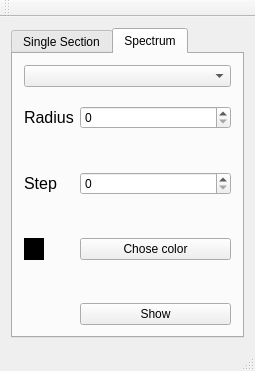
<?xml version="1.0" encoding="UTF-8"?>
<ui version="4.0">
 <class>MainWindow</class>
 <widget class="QMainWindow" name="MainWindow">
  <property name="geometry">
   <rect>
    <x>0</x>
    <y>0</y>
    <width>255</width>
    <height>371</height>
   </rect>
  </property>
  <property name="windowTitle">
   <string>MainWindow</string>
  </property>
  <widget class="QWidget" name="centralWidget">
   <layout class="QVBoxLayout" name="verticalLayout">
    <item>
     <widget class="QTabWidget" name="tabWidget">
      <property name="tabShape">
       <enum>QTabWidget::Rounded</enum>
      </property>
      <property name="currentIndex">
       <number>1</number>
      </property>
      <property name="elideMode">
       <enum>Qt::ElideNone</enum>
      </property>
      <widget class="QWidget" name="Single">
       <attribute name="title">
        <string>Single Section</string>
       </attribute>
       <layout class="QVBoxLayout" name="verticalLayout_2">
        <item>
         <layout class="QFormLayout" name="formLayout">
          <item row="0" column="0">
           <widget class="QLabel" name="label_xs">
            <property name="font">
             <font>
              <pointsize>12</pointsize>
             </font>
            </property>
            <property name="text">
             <string>Xs</string>
            </property>
           </widget>
          </item>
          <item row="0" column="1">
           <widget class="QSpinBox" name="spin_box_xs">
            <property name="maximum">
             <number>1000</number>
            </property>
           </widget>
          </item>
          <item row="1" column="0">
           <widget class="QLabel" name="label_ys">
            <property name="font">
             <font>
              <pointsize>12</pointsize>
             </font>
            </property>
            <property name="text">
             <string>Ys</string>
            </property>
           </widget>
          </item>
          <item row="1" column="1">
           <widget class="QSpinBox" name="spin_box_ys"/>
          </item>
          <item row="3" column="0">
           <widget class="QLabel" name="label_xe">
            <property name="font">
             <font>
              <pointsize>12</pointsize>
             </font>
            </property>
            <property name="text">
             <string>Xe</string>
            </property>
           </widget>
          </item>
          <item row="3" column="1">
           <widget class="QSpinBox" name="spin_box_xe"/>
          </item>
          <item row="4" column="0">
           <widget class="QLabel" name="label_ye">
            <property name="font">
             <font>
              <pointsize>12</pointsize>
             </font>
            </property>
            <property name="text">
             <string>Ye</string>
            </property>
           </widget>
          </item>
          <item row="4" column="1">
           <widget class="QSpinBox" name="spin_box_ye"/>
          </item>
          <item row="5" column="1">
           <spacer name="verticalSpacer_2">
            <property name="orientation">
             <enum>Qt::Vertical</enum>
            </property>
            <property name="sizeHint" stdset="0">
             <size>
              <width>20</width>
              <height>40</height>
             </size>
            </property>
           </spacer>
          </item>
          <item row="6" column="1">
           <widget class="QComboBox" name="combobox_alg_single"/>
          </item>
          <item row="7" column="1">
           <spacer name="verticalSpacer_3">
            <property name="orientation">
             <enum>Qt::Vertical</enum>
            </property>
            <property name="sizeHint" stdset="0">
             <size>
              <width>20</width>
              <height>40</height>
             </size>
            </property>
           </spacer>
          </item>
          <item row="8" column="0">
           <widget class="QWidget" name="widget_color" native="true">
            <property name="minimumSize">
             <size>
              <width>20</width>
              <height>20</height>
             </size>
            </property>
            <property name="styleSheet">
             <string notr="true">background-color: black</string>
            </property>
           </widget>
          </item>
          <item row="8" column="1">
           <widget class="QPushButton" name="colorButton">
            <property name="text">
             <string>Chose color</string>
            </property>
           </widget>
          </item>
          <item row="9" column="1">
           <spacer name="verticalSpacer_4">
            <property name="orientation">
             <enum>Qt::Vertical</enum>
            </property>
            <property name="sizeHint" stdset="0">
             <size>
              <width>20</width>
              <height>40</height>
             </size>
            </property>
           </spacer>
          </item>
          <item row="10" column="1">
           <widget class="QPushButton" name="showButton">
            <property name="text">
             <string>Show</string>
            </property>
           </widget>
          </item>
          <item row="2" column="1">
           <spacer name="verticalSpacer">
            <property name="orientation">
             <enum>Qt::Vertical</enum>
            </property>
            <property name="sizeHint" stdset="0">
             <size>
              <width>10</width>
              <height>40</height>
             </size>
            </property>
           </spacer>
          </item>
         </layout>
        </item>
       </layout>
      </widget>
      <widget class="QWidget" name="Spectrum">
       <attribute name="title">
        <string>Spectrum</string>
       </attribute>
       <layout class="QVBoxLayout" name="verticalLayout_3">
        <item>
         <widget class="QComboBox" name="combobox_alg_spec"/>
        </item>
        <item>
         <spacer name="verticalSpacer_5">
          <property name="orientation">
           <enum>Qt::Vertical</enum>
          </property>
          <property name="sizeHint" stdset="0">
           <size>
            <width>20</width>
            <height>40</height>
           </size>
          </property>
         </spacer>
        </item>
        <item>
         <layout class="QFormLayout" name="formLayout_3">
          <item row="0" column="0">
           <widget class="QLabel" name="label_length">
            <property name="font">
             <font>
              <pointsize>12</pointsize>
             </font>
            </property>
            <property name="text">
             <string>Radius</string>
            </property>
           </widget>
          </item>
          <item row="0" column="1">
           <widget class="QSpinBox" name="spin_box_len"/>
          </item>
          <item row="2" column="0">
           <widget class="QLabel" name="label_step">
            <property name="font">
             <font>
              <pointsize>12</pointsize>
             </font>
            </property>
            <property name="text">
             <string>Step</string>
            </property>
           </widget>
          </item>
          <item row="2" column="1">
           <widget class="QSpinBox" name="spin_box_step"/>
          </item>
          <item row="1" column="1">
           <spacer name="verticalSpacer_6">
            <property name="orientation">
             <enum>Qt::Vertical</enum>
            </property>
            <property name="sizeHint" stdset="0">
             <size>
              <width>20</width>
              <height>40</height>
             </size>
            </property>
           </spacer>
          </item>
          <item row="6" column="1">
           <widget class="QPushButton" name="button_draw_spec">
            <property name="text">
             <string>Show</string>
            </property>
           </widget>
          </item>
          <item row="5" column="1">
           <spacer name="verticalSpacer_7">
            <property name="orientation">
             <enum>Qt::Vertical</enum>
            </property>
            <property name="sizeHint" stdset="0">
             <size>
              <width>20</width>
              <height>40</height>
             </size>
            </property>
           </spacer>
          </item>
          <item row="4" column="1">
           <widget class="QPushButton" name="button_chose_spec_color">
            <property name="text">
             <string>Chose color</string>
            </property>
           </widget>
          </item>
          <item row="4" column="0">
           <widget class="QWidget" name="widget_spec_color" native="true">
            <property name="minimumSize">
             <size>
              <width>20</width>
              <height>20</height>
             </size>
            </property>
            <property name="styleSheet">
             <string notr="true">background-color: black</string>
            </property>
           </widget>
          </item>
          <item row="3" column="1">
           <spacer name="verticalSpacer_8">
            <property name="orientation">
             <enum>Qt::Vertical</enum>
            </property>
            <property name="sizeHint" stdset="0">
             <size>
              <width>20</width>
              <height>40</height>
             </size>
            </property>
           </spacer>
          </item>
         </layout>
        </item>
       </layout>
      </widget>
     </widget>
    </item>
   </layout>
  </widget>
  <widget class="QMenuBar" name="menuBar">
   <property name="geometry">
    <rect>
     <x>0</x>
     <y>0</y>
     <width>255</width>
     <height>22</height>
    </rect>
   </property>
  </widget>
  <widget class="QToolBar" name="mainToolBar">
   <attribute name="toolBarArea">
    <enum>TopToolBarArea</enum>
   </attribute>
   <attribute name="toolBarBreak">
    <bool>false</bool>
   </attribute>
  </widget>
  <widget class="QStatusBar" name="statusBar"/>
 </widget>
 <layoutdefault spacing="6" margin="11"/>
 <resources/>
 <connections/>
</ui>
